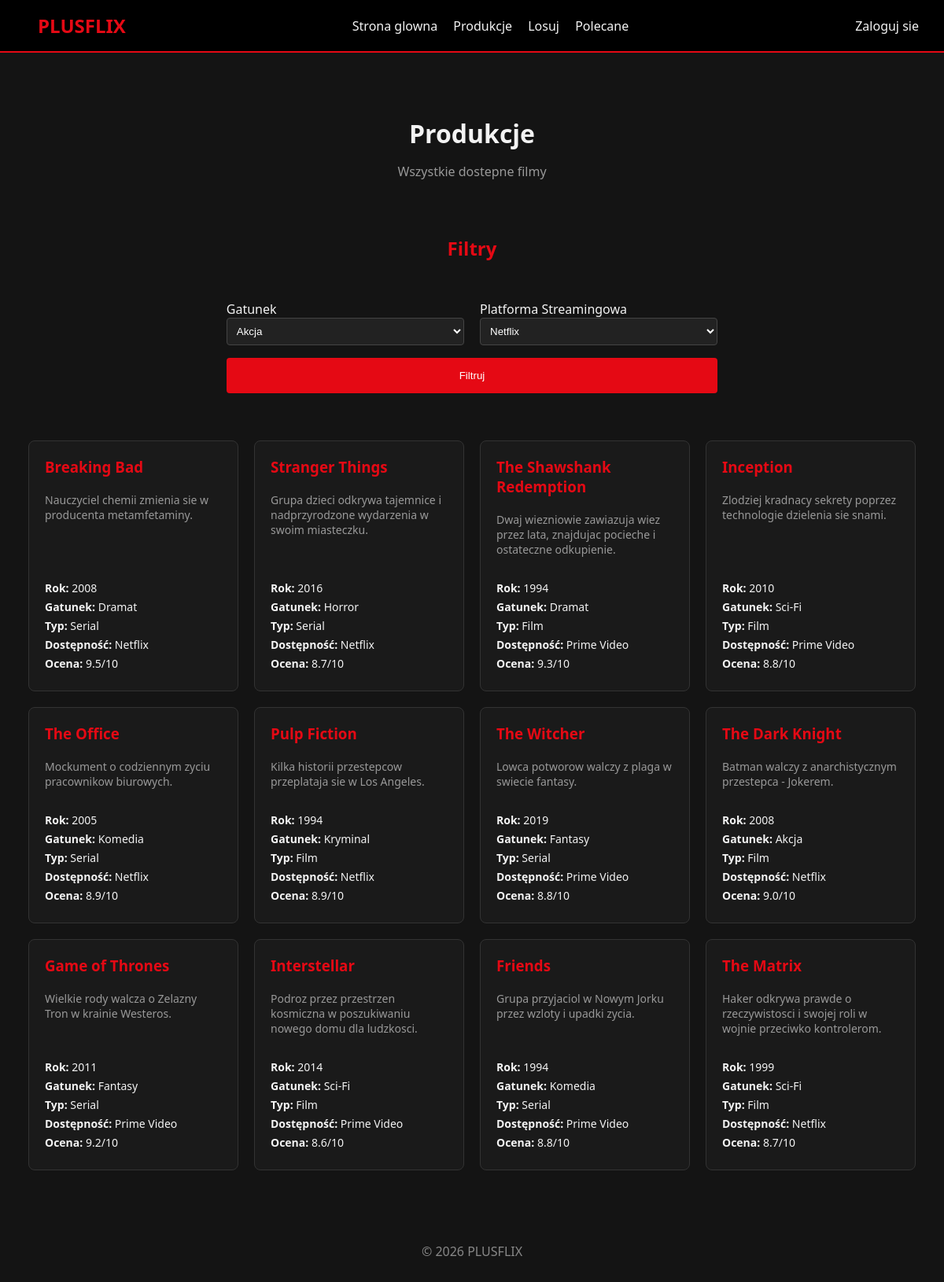
The app's page /productions with its own data.
### tables this page shows
CREATE TABLE IF NOT EXISTS productions (
    id INT AUTO_INCREMENT PRIMARY KEY,
    title VARCHAR(255) NOT NULL,
    type VARCHAR(50) NOT NULL,
    genre_id INT,
    description TEXT,
    streaming_platforms_id INT,
    year INT,
    rating DECIMAL(3,1),
    created_at TIMESTAMP DEFAULT CURRENT_TIMESTAMP,
    FOREIGN KEY (genre_id) REFERENCES genres(id),
    FOREIGN KEY (streaming_platforms_id) REFERENCES streaming_platforms(id)
    );

CREATE TABLE IF NOT EXISTS genres (
    id INT AUTO_INCREMENT PRIMARY KEY,
    name VARCHAR(100) NOT NULL UNIQUE
);

CREATE TABLE IF NOT EXISTS streaming_platforms (
    id INT AUTO_INCREMENT PRIMARY KEY,
    name VARCHAR(100) NOT NULL,
    price DECIMAL(10,2),
    offer TEXT
    );

### core/Router.php (called while the page is built, shortened)
<?php
class Router {
    protected string $currentMethod = 'index';
    public function __construct() {
        $url = $this->getUrl();
        if ($url && strtolower($url[0]) === 'detail') {
            $this->currentController = 'App\\Controllers\\Pages';
            $this->currentMethod = 'detail';
            unset($url[0]);
        } elseif ($url && file_exists('../app/Controllers/' . ucwords($url[0]) . '.php')) {
            $this->currentController = 'App\\Controllers\\' . ucwords($url[0]);
            unset($url[0]);
        } else {
            $pagesController = 'App\\Controllers\\Pages';
            if ($url && method_exists($pagesController, $url[0])) {
                $this->currentMethod = $url[0];
                unset($url[0]);
            }
        }
        $this->currentController = new $this->currentController;
        $this->params = $url ? array_values($url) : [];
        call_user_func_array([$this->currentController, $this->currentMethod], $this->params);
    }
    public function getUrl(): ?array {
        if (isset($_GET['url'])) {
            $url = rtrim($_GET['url'], '/');
            $url = filter_var($url, FILTER_SANITIZE_URL);
            return explode('/', $url);
        }
        return null;
    }
}

### public/index.php (called while the page is built, shortened)
<?php
spl_autoload_register(function($className) {
    $className = str_replace('\\', '/', $className);
    $file = '../' . $className . '.php';
});
$init = new Router();

### core/Database.php (called while the page is built, shortened)
<?php
class Database {
    private string $host = DB_HOST;
    private string $user = DB_USER;
    private string $pass = DB_PASS;
    private string $dbname = DB_NAME;
    private ?PDO $dbh = null;
    private $stmt;
    public function __construct() {
        $dsn = 'mysql:host=' . $this->host . ';dbname=' . $this->dbname;
        $options = [
            PDO::ATTR_PERSISTENT => true,
            PDO::ATTR_ERRMODE => PDO::ERRMODE_EXCEPTION,
            PDO::ATTR_DEFAULT_FETCH_MODE => PDO::FETCH_OBJ
        ];
        try {
            $this->dbh = new PDO($dsn, $this->user, $this->pass, $options);
        } catch (PDOException $e) {
            $this->error = $e->getMessage();
            echo "Błąd połączenia: " . $this->error;
        }
    }
    public function query(string $sql): void {
        $this->stmt = $this->dbh->prepare($sql);
    }
    public function bind($param, $value, $type = null): void {
        if (is_null($type)) {
            $type = match (true) {
                is_int($value) => PDO::PARAM_INT,
                is_bool($value) => PDO::PARAM_BOOL,
                is_null($value) => PDO::PARAM_NULL,
                default => PDO::PARAM_STR,
            };
        }
        $this->stmt->bindValue($param, $value, $type);
    }
    public function execute(): bool {
        return $this->stmt->execute();
    }
    public function resultSet(): array {
        $this->execute();
        return $this->stmt->fetchAll();
    }
    public function single() {
        $this->execute();
        return $this->stmt->fetch();
    }
}

### app/Models/Genre.php (called while the page is built, shortened)
<?php
class Genre extends Model {
    public function getAllGenres() {
        $this->db->query("SELECT * FROM genres ORDER BY name ASC");
        return $this->db->resultSet();
    }
}

### core/Model.php (called while the page is built, shortened)
<?php
abstract class Model {
    public function __construct(Database $db) {
        $this->db = $db;
    }
}

### app/Models/Streaming.php (called while the page is built, shortened)
<?php
class Streaming extends Model {
    public function getAllStreamings() {
        $this->db->query("SELECT * FROM streaming_platforms ORDER BY name ASC");
        return $this->db->resultSet();
    }
}

### app/Models/Movie.php (called while the page is built, shortened)
<?php
class Movie extends Model {
    public function getAllMovies() {
        $this->db->query('SELECT id FROM productions');
        $movies = $this->db->resultSet();
        foreach($movies as $movie) {
            $this->updateSingleMovieRating($movie->id);
        }
        $this->db->query('SELECT p.*, g.name as genre, sp.name as streaming_platforms FROM productions p LEFT JOIN genres g ON p.genre_id = g.id LEFT JOIN streaming_platforms sp ON p.streaming_platforms_id = sp.id ORDER BY p.created_at DESC');
        return $this->db->resultSet();
    }
    private function updateSingleMovieRating($id) {
        $this->db->query('SELECT AVG(rating) as avg_rating FROM ratings WHERE production_id = :production_id AND is_approved = 1');
        $this->db->bind(':production_id', $id);
        $row = $this->db->single();
        $avgRating = ($row && $row->avg_rating !== null) ? round($row->avg_rating, 1) : 0;
        $this->db->query('UPDATE productions SET rating = :rating WHERE id = :id');
        $this->db->bind(':rating', $avgRating);
        $this->db->bind(':id', $id);
        $this->db->execute();
    }
}

### app/Views/pages/productions.php (the view, shortened to what this page needs)
<?php require APPROOT . '/Views/inc/header.php'; ?>
<div class="page-container">
    <h1 class="page-title"><?php echo $data['title']; ?></h1>
    <p class="page-description"><?php echo $data['description']; ?></p>
    <h2 class="section-title" id="filters" style="text-align: center;">Filtry</h2>
    <div class="search-container">
        <div class="search-form" style="justify-content: center;">
            <form action="<?php echo URLROOT; ?>/pages/Productions" method="post" style="margin-top: 20px;">
                <div style="display: grid; grid-template-columns: 1fr 1fr; gap: 20px;">
                    <div class="form-group">
                        <label>Gatunek</label>
                        <select name="genre_id" class="form-control" required>
                            <?php foreach($data['genres'] as $genre) : ?>
                                <option value="<?php echo $genre->id; ?>">
                                    <?php echo $genre->name; ?>
                                </option>
                            <?php endforeach; ?>
                        </select>
                    </div>
                    <div class="form-group">
                        <label>Platforma Streamingowa</label>
                        <select name="streaming_platforms_id" class="form-control" required>
                            <?php foreach($data['streamings'] as $streaming) : ?>
                                <option value="<?php echo $streaming->id; ?>">
                                    <?php echo $streaming->name; ?>
                                </option>
                            <?php endforeach; ?>
                        </select>
                    </div>
                </div>
                <button type="submit" class="btn btn-primary" style="width: 100%; padding: 15px;">Filtruj</button>
            </form>
        </div>
    </div>
    <?php if (empty($data['movies'])): ?>
        <p class="no-results">Brak filmow w bazie danych</p>
    <?php else: ?>
        <div class="movies-grid">
            <?php foreach($data['movies'] as $movie): ?>
                <a href="<?php echo URLROOT; ?>/pages/detail/<?php echo $movie->id; ?>" class="movie-card-link">
                    <div class="movie-card">
                        <h3 class="movie-title"><?php echo $movie->title; ?></h3>
                        <p class="movie-description"><?php echo $movie->description; ?></p>
                        <div class="movie-details">
                            <p><strong>Rok:</strong> <?php echo $movie->year; ?></p>
                            <p><strong>Gatunek:</strong> <?php echo $movie->genre; ?></p>
                            <p><strong>Typ:</strong> <?php echo $movie->type; ?></p>
                            <p><strong>Dostępność:</strong> <?php echo $movie->streaming_platforms; ?></p>
                            <p><strong>Ocena:</strong> <?php echo ($movie->rating > 0) ? $movie->rating . '/10' : 'Brak ocen'; ?></p>
                        </div>
                    </div>
                </a>
            <?php endforeach; ?>
        </div>
    <?php endif; ?>
</div>
<?php require APPROOT . '/Views/inc/footer.php'; ?>

### public/css/style.css (style rules this page uses)
:root { --primary: #e50914; --dark: #141414; --light: #f3f3f3; --grey: #333; }
body { font-family: 'Segoe UI', Tahoma, Geneva, Verdana, sans-serif; margin: 0; background-color: var(--dark); color: var(--light); }
.btn { background: var(--primary); color: white; padding: 0.5rem 1rem; border: none; border-radius: 4px; cursor: pointer; text-decoration: none; display: inline-block; }
form input, form select, form textarea { padding: 0.5rem; margin-bottom: 1rem; border-radius: 4px; border: 1px solid #444; background: #222; color: white; width: 100%; box-sizing: border-box; }
.page-container { max-width: 1200px; margin: 40px auto; padding: 20px; }
.page-title { color: var(--light); margin-bottom: 10px; text-align: center; }
.page-description { color: #999; margin-bottom: 30px; text-align: center; }
.section-title { margin-top: 0; padding-top: 40px; color: var(--primary); }
.movies-grid { display: grid; grid-template-columns: repeat(auto-fill, minmax(250px, 1fr)); gap: 20px; margin-top: 20px; align-items: stretch; }
.movie-card { background: #1a1a1a; padding: 20px; border-radius: 8px; border: 1px solid #333; height: 100%; display: flex; flex-direction: column; box-sizing: border-box; min-height: 250px; }
.movie-card-link { text-decoration: none; color: inherit; display: block; height: 100%; transition: transform 0.3s ease; }
.movie-title { color: var(--primary); margin: 0 0 10px 0; }
.movie-description { color: #999; font-size: 14px; margin: 10px 0; flex-grow: 1; }
.movie-details { margin-top: 15px; font-size: 14px; }
.movie-details p { margin: 5px 0; }
.search-form { display: flex; gap: 15px; max-width: 700px; margin: 30px auto; align-items: stretch; }
.search-container { margin-bottom: 40px; }
.movie-card-link .movie-card { height: 100%; cursor: pointer; transition: border-color 0.3s ease; }

### records on screen
productions: title "Breaking Bad", description "Nauczyciel chemii zmienia sie w producenta metamfetaminy.", year "2008", genre.name "Dramat", type "Serial", streaming_platforms.name "Netflix", rating "9.5"
productions: title "Stranger Things", description "Grupa dzieci odkrywa tajemnice i nadprzyrodzone wydarzenia w swoim miasteczku.", year "2016", genre.name "Horror", type "Serial", streaming_platforms.name "Netflix", rating "8.7"
productions: title "The Shawshank Redemption", description "Dwaj wiezniowie zawiazuja wiez przez lata, znajdujac pocieche i ostateczne odkupienie.", year "1994", genre.name "Dramat", type "Film", streaming_platforms.name "Prime Video", rating "9.3"
productions: title "Inception", description "Zlodziej kradnacy sekrety poprzez technologie dzielenia sie snami.", year "2010", genre.name "Sci-Fi", type "Film", streaming_platforms.name "Prime Video", rating "8.8"
productions: title "The Office", description "Mockument o codziennym zyciu pracownikow biurowych.", year "2005", genre.name "Komedia", type "Serial", streaming_platforms.name "Netflix", rating "8.9"
productions: title "Pulp Fiction", description "Kilka historii przestepcow przeplataja sie w Los Angeles.", year "1994", genre.name "Kryminal", type "Film", streaming_platforms.name "Netflix", rating "8.9"
productions: title "The Witcher", description "Lowca potworow walczy z plaga w swiecie fantasy.", year "2019", genre.name "Fantasy", type "Serial", streaming_platforms.name "Prime Video", rating "8.8"
productions: title "The Dark Knight", description "Batman walczy z anarchistycznym przestepca - Jokerem.", year "2008", genre.name "Akcja", type "Film", streaming_platforms.name "Netflix", rating "9.0"
productions: title "Game of Thrones", description "Wielkie rody walcza o Zelazny Tron w krainie Westeros.", year "2011", genre.name "Fantasy", type "Serial", streaming_platforms.name "Prime Video", rating "9.2"
productions: title "Interstellar", description "Podroz przez przestrzen kosmiczna w poszukiwaniu nowego domu dla ludzkosci.", year "2014", genre.name "Sci-Fi", type "Film", streaming_platforms.name "Prime Video", rating "8.6"
productions: title "Friends", description "Grupa przyjaciol w Nowym Jorku przez wzloty i upadki zycia.", year "1994", genre.name "Komedia", type "Serial", streaming_platforms.name "Prime Video", rating "8.8"
productions: title "The Matrix", description "Haker odkrywa prawde o rzeczywistosci i swojej roli w wojnie przeciwko kontrolerom.", year "1999", genre.name "Sci-Fi", type "Film", streaming_platforms.name "Netflix", rating "8.7"

### other values on screen
$data['title'] "Produkcje"
$data['description'] "Wszystkie dostepne filmy"
form field genre_id "Akcja"
form field streaming_platforms_id "Netflix"
